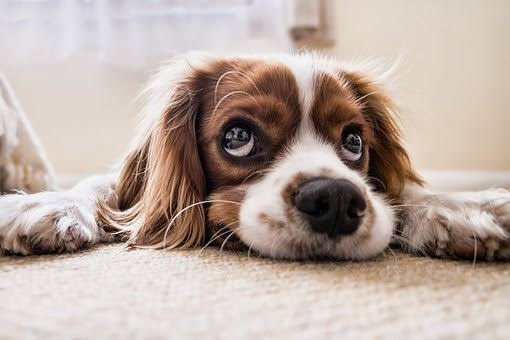
#> input picture LCO_class/DAY20/1.jpg, 510 x 340 px, found by its file name
$ jupyter execute --allow-errors image_rotator_Assignment.ipynb
#> lines starting #> are read from the running program, lines starting #| are printed output that depends on the picture
[cell 1]
from tkinter import *
import pickle
import selenium.webdriver
from PIL import ImageTk, Image
from tkinter import ttk
import cv2
import time
import matplotlib.pyplot as plt

[cell 2]
root =Tk()
root.geometry("400x400+40+40")
root.resizable(False, False)
root.title("Image Viewer App")

global img
current_deg = 0

img = cv2.imread("1.jpg")
#> img is the input picture: shape (340, 510, 3); mean B, G, R 162, 170.6, 186.2
num_rows, num_cols = img.shape[:2]
#> num_rows = 340; num_cols = 510

def left_rotate(deg):
    global current_deg
    current_deg = current_deg - 10

    rot_matrix = cv2.getRotationMatrix2D((num_cols/2, num_rows/2), current_deg, 1.0)
    img_rotation = cv2.warpAffine(img, rot_matrix, (num_cols, num_rows))

    cv2.imwrite("final_move.jpg", img_rotation)
    pass

def right_rotate(deg):
    global current_deg
    current_deg = current_deg + 10

    rot_matrix = cv2.getRotationMatrix2D((num_cols/2, num_rows/2), current_deg, 1.0)
    img_rotation = cv2.warpAffine(img, rot_matrix, (num_cols, num_rows))

    cv2.imwrite("final_move.jpg", img_rotation)


my_img = ImageTk.PhotoImage(Image.open("1.jpg"))
# why we don't have to pass the root object in the image
lbl=Label(image=my_img)
lbl.pack()


left_rotation_button = ttk.Button(root, text = "-10deg", command=lambda : left_rotate(current_deg)).pack(side="left")
# current_degree = Label(root, text = current_deg).pack()
right_rotation_button = ttk.Button(root, text = "+10deg", command=lambda : right_rotate(current_deg)).pack(side="right")


root.mainloop()

[cell 3]
value = 0
x = 0
while x < 2:
    img = cv2.imread("C:\\Users\\Katlic\\Documents\\LCO_Bootcamp\\LCO_class_assign_prac\\PracticeFolder\\images\\some.jpeg")
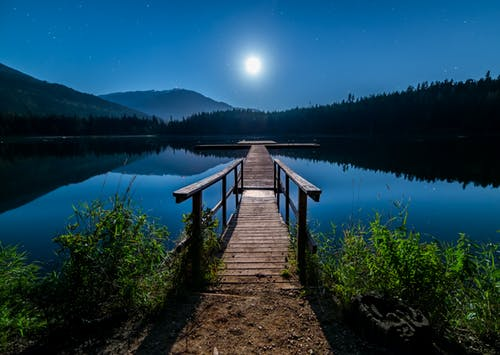
#> input picture PracticeFolder/images/some.jpeg, 500 x 355 px, found by its file name
#> img is the input picture: shape (355, 500, 3); mean B, G, R 82.7, 64.6, 27.3
    degree = int(input("Enter the degree for rotation : "))
#> the answer given: 3
    value = value + degree
    num_cols, num_rows = img.shape[:2]
#> num_cols = 355; num_rows = 500

    rot_matrix = cv2.getRotationMatrix2D((num_cols/2, num_rows/2), value, 1.0)
    img_rotation = cv2.warpAffine(img, rot_matrix, (num_cols, num_rows))
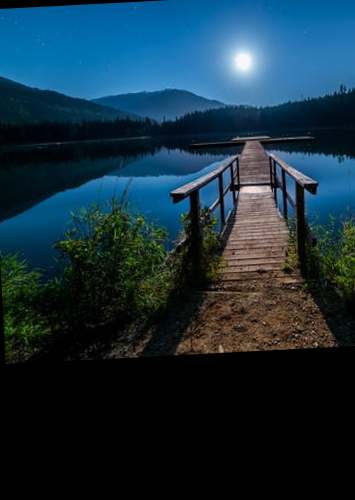
#> img_rotation: shape (500, 355, 3); mean B, G, R 61.6, 48, 22.4

    x += 1
    cv2.imwrite("new.jpg", img_rotation)
    print("Successfully saved")

#> (the rest of this cell did not finish here and is left out)
